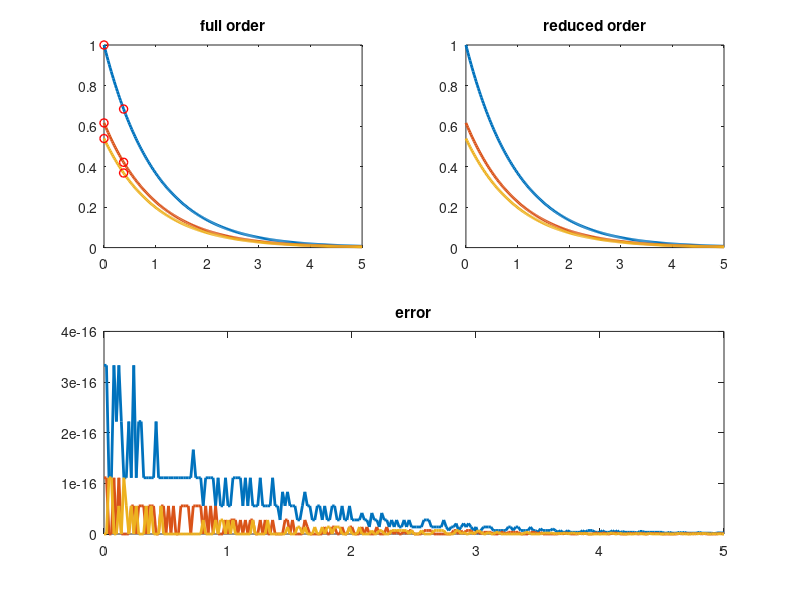

MATLAB code for this plot: (Note: this script raises an error after producing the figure.)
clear;clc;close all
A = [1 0 0;-1 5/2 -1; -1 -1 3];
t = 0:0.02:5;
u = exp(-t);
usol = inv(A)*[u; zeros(1, length(t)); zeros(1, length(t))];
u1 = usol(1, :);
u2 = usol(2, :);
u3 = usol(3, :);

%% case1, take snapshots at T=[1 20]
T = [1 20];
u1T = u1(T);
u2T = u2(T);
u3T = u3(T);

W = [u1T;u2T;u3T];
[U, S, V]=svd(W); 
Eng = diag(S).^2/norm(diag(S),2)^2;
N = find(Eng < 1e-4);N=N(1)-1;%cut-of engery lower than 0.01%
phi = U(:, 1:N)
asol = inv(phi.'*A*phi)*(phi.'*[u; zeros(1, length(t)); zeros(1, length(t))]);
u_pod = phi*asol;
u_pod1 = u_pod(1, :);
u_pod2 = u_pod(2, :);
u_pod3 = u_pod(3, :);

figure(1)

subplot(2,2,1)
plot(t, u1, 'linewidth', [2]);
hold on
plot(t, u2, 'linewidth', [2]);
hold on
plot(t, u3, 'linewidth', [2]);
hold on
plot(t(T), u1(T), 'ro', 'linewidth', [1])
hold on
plot(t(T), u2(T), 'ro', 'linewidth', [1])
hold on
plot(t(T), u3(T), 'ro', 'linewidth', [1])
title("full order")
subplot(2,2,2)
plot(t, u_pod1, 'linewidth', [2]);
hold on
plot(t, u_pod2, 'linewidth', [2]);
hold on
plot(t, u_pod3, 'linewidth', [2]);
title("reduced order")
subplot(2, 2, [3 4])
e1 = abs(u1-u_pod1);
e2 = abs(u2-u_pod2);
e3 = abs(u3-u_pod3);
plot(t,e1, 'linewidth', [2]);
hold on
plot(t, e2, 'linewidth', [2]);
hold on
plot(t, e3, 'linewidth', [2]);
title("error")
suptitle("snapshots at T=[1 20], u=e\^-t")
%% case2, take snapshots at T=[20 200];
T = [20 200];
u1T = u1(T);
u2T = u2(T);
u3T = u3(T);

W = [u1T;u2T;u3T];
[U, S, V]=svd(W);
Eng = diag(S).^2/norm(diag(S),2)^2;
N = find(Eng < 1e-4);N=N(1)-1;%cut-of engery lower than 0.01%
phi = U(:, 1:N)
asol = inv(phi.'*A*phi)*(phi.'*[u; zeros(1, length(t)); zeros(1, length(t))]);
u_pod = phi*asol;
u_pod1 = u_pod(1, :);
u_pod2 = u_pod(2, :);
u_pod3 = u_pod(3, :);

figure(2)

subplot(2,2,1)
plot(t, u1, 'linewidth', [2]);
hold on
plot(t, u2, 'linewidth', [2]);
hold on
plot(t, u3, 'linewidth', [2]);
hold on
plot(t(T), u1(T), 'ro', 'linewidth', [1])
hold on
plot(t(T), u2(T), 'ro', 'linewidth', [1])
hold on
plot(t(T), u3(T), 'ro', 'linewidth', [1])
title("full order")
subplot(2,2,2)
plot(t, u_pod1, 'linewidth', [2]);
hold on
plot(t, u_pod2, 'linewidth', [2]);
hold on
plot(t, u_pod3, 'linewidth', [2]);
title("reduced order")
subplot(2, 2, [3 4])
e1 = abs(u1-u_pod1);
e2 = abs(u2-u_pod2);
e3 = abs(u3-u_pod3);
plot(t,e1, 'linewidth', [2]);
hold on
plot(t, e2, 'linewidth', [2]);
hold on
plot(t, e3, 'linewidth', [2]);
title("error")
suptitle("snapshots at T=[20 200], u=e\^-t")
%% case3, take u = sin(t), and snapshots at T=[1 20]
u = sin(t);

usol = inv(A)*[u; zeros(1, length(t)); zeros(1, length(t))];
u1 = usol(1, :);
u2 = usol(2, :);
u3 = usol(3, :);

T = [1 20];
u1T = u1(T);
u2T = u2(T);
u3T = u3(T);

W = [u1T;u2T;u3T];
[U, S, V]=svd(W);
Eng = diag(S).^2/norm(diag(S),2)^2;
N = find(Eng < 1e-4);N=N(1)-1;%cut-of engery lower than 0.01%
phi = U(:, 1:N)
asol = inv(phi.'*A*phi)*(phi.'*[u; zeros(1, length(t)); zeros(1, length(t))]);
u_pod = phi*asol;
u_pod1 = u_pod(1, :);
u_pod2 = u_pod(2, :);
u_pod3 = u_pod(3, :);

figure(3)

subplot(2,2,1)
plot(t, u1, 'linewidth', [2]);
hold on
plot(t, u2, 'linewidth', [2]);
hold on
plot(t, u3, 'linewidth', [2]);
hold on
plot(t(T), u1(T), 'ro', 'linewidth', [1])
hold on
plot(t(T), u2(T), 'ro', 'linewidth', [1])
hold on
plot(t(T), u3(T), 'ro', 'linewidth', [1])
title("full order")
subplot(2,2,2)
plot(t, u_pod1, 'linewidth', [2]);
hold on
plot(t, u_pod2, 'linewidth', [2]);
hold on
plot(t, u_pod3, 'linewidth', [2]);
title("reduced order")
subplot(2, 2, [3 4])
e1 = abs(u1-u_pod1);
e2 = abs(u2-u_pod2);
e3 = abs(u3-u_pod3);
plot(t,e1, 'linewidth', [2]);
hold on
plot(t, e2, 'linewidth', [2]);
hold on
plot(t, e3, 'linewidth', [2]);
title("error")
suptitle("snapshots at T=[1 20], u=sin(t)")